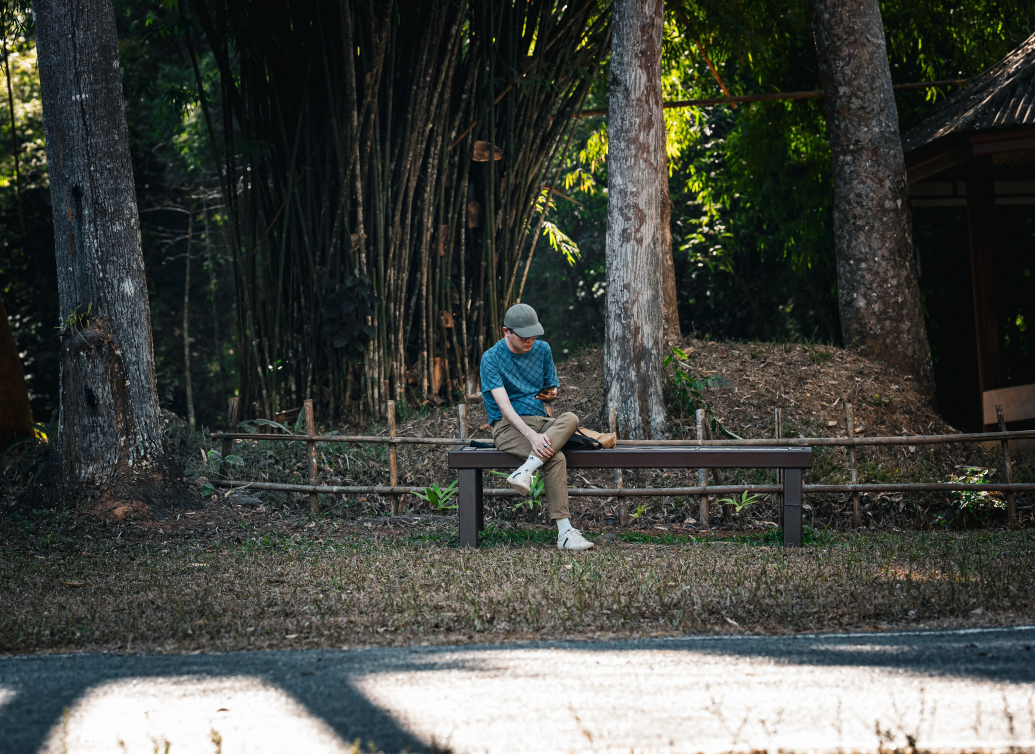
#> input picture Computer Vision lab expeiments/exp 23/image.jpg, 5175 x 3769 px (shown at 1/5 size)
$ python 'py 23.py'
#> lines starting #> are read from the running program, lines starting #| are printed output that depends on the picture
import cv2
import numpy as np

img = cv2.imread("image.jpg")
#> img is the input picture: shape (3769, 5175, 3); mean B, G, R 65.5, 70.9, 67.8

if img is None:
    print("Image not found!")
else:
    img = cv2.resize(img, (300, 200))
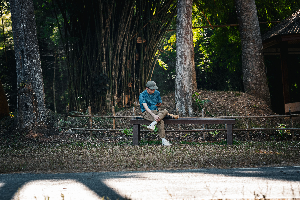
#> img: shape (200, 300, 3); mean B, G, R 65.5, 71, 67.8
    gray = cv2.cvtColor(img, cv2.COLOR_BGR2GRAY)
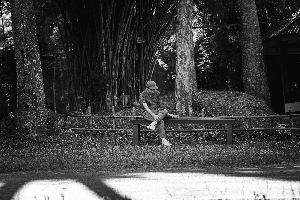
#> gray: shape (200, 300); min 4, max 255, mean 69.4

    kernel = np.ones((5, 5), np.uint8)

    opening = cv2.morphologyEx(
        gray, cv2.MORPH_OPEN, kernel
    )
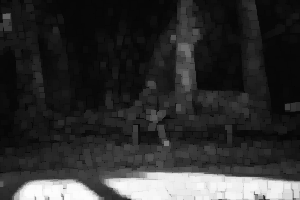
#> opening: shape (200, 300); min 4, max 252, mean 47.6

    tophat = cv2.subtract(gray, opening)
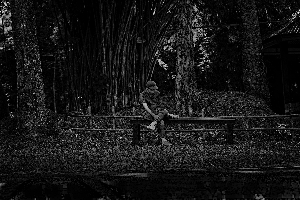
#> tophat: shape (200, 300); min 0, max 238, mean 21.8

    cv2.imshow("Original Image", gray)
    cv2.imshow("Top Hat Output", tophat)

    cv2.waitKey(0)
    cv2.destroyAllWindows()
